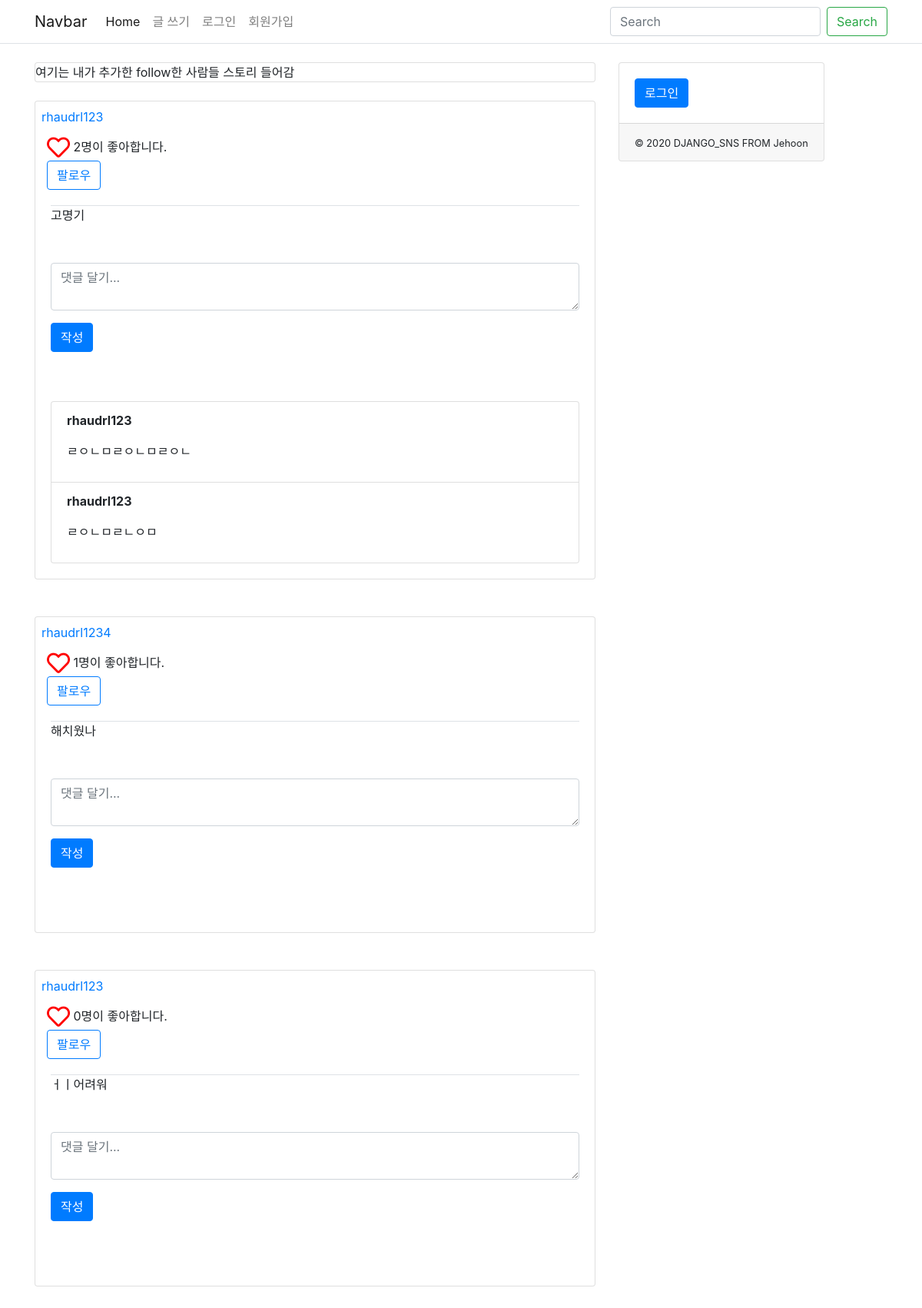
The page / on the database its author committed.
### posts/models.py (models this page shows)
class Post(models.Model):
    title = models.CharField(max_length=50, null=False)
    content = models.TextField()
    view_count = models.IntegerField(default=0)
    image = models.ImageField(upload_to="image/post")
    user = models.ForeignKey(User, on_delete = models.CASCADE)
    like_user_set = models.ManyToManyField(User, blank=True, related_name='like_user_set', through='Like')
    created_at = models.DateTimeField(auto_now_add=True)
    updated_at = models.DateTimeField(auto_now=True)
    @property
    def like_count(self):
        return self.like_user_set.count()

class Comment(models.Model):
    post = models.ForeignKey(Post, on_delete = models.CASCADE, related_name='comments')
    user = models.ForeignKey(User, on_delete = models.CASCADE)
    content = models.TextField()
    created_at = models.DateTimeField(auto_now_add=True)
    updated_at = models.DateTimeField(auto_now=True)

### django_sns/views.py (the view)
# urls.py: 2. Add a URL to urlpatterns:  path('', views.home, name='home')
def home(request):
    context = {
        'user': request.user,
        'posts': Post.objects.all(),
        'comments': Comment.objects.all()
    }
    return render(request, 'home.html', context)

### templates/home.html (shortened to what this page needs)
{% extends 'base.html' %}
{% block content %}
<div class="sns-container">
    <div class="row">
        <div class="col-8">
            <div class="card mt-4 mb-4">
                여기는 내가 추가한 follow한 사람들 스토리 들어감
            </div>
            {% for post in posts %}
                <div class="card mb-5 sns-card">
                    <div class="row pt-2 pr-2 pl-2 pb-2">
                        <div class="col">
                            <a href="{% url 'users:mypage' post.user.id %}">{{ post.user.username }}</a>
                        </div>
                    </div>
                    <div class="row">
                        <div class="col" style="margin-left:15px; margin-top: 5px;">
                            <span>
                                <a href="{% url 'posts:post_like' post.id %}" style="color: red;">
                                    {% if user in post.like_user_set.all %}
                                        <i class="fas fa-heart" style="font-size: 30px;"></i>
                                    {% else %}
                                        <i class="far fa-heart" style="font-size: 30px;"></i>
                                    {% endif %}
                                </a>
                            </span>
                            <span style="vertical-align: super;">{{ post.like_count }}명이 좋아합니다.</span>
                            <div class="follow-btn">
                                {% if user != post.user %}
                                    {% if user.profile in post.user.profile.followers.all %}
                                        <a href="{% url 'users:follow_toggle' post.user.id %}" class="btn btn-primary">팔로우 취소</a>
                                    {% else %}
                                        <a href="{% url 'users:follow_toggle' post.user.id %}" class="btn btn-outline-primary">팔로우</a>
                                    {% endif %}
                                {% endif %}
                            </div>
                        </div>
                    </div>
                    <div class="card-body">
                        <div class="comment-section border-top">
                        {{ post.content }}
                            <form action="{% url 'posts:create_comment' post.id %}" method="POST" style="margin-top: 50px;" class="create-comment-form">
                                <div class="form-group">
                                    <textarea class="form-control" name="content" placeholder="댓글 달기..." required></textarea>
                                </div>
                                <button type="submit" class="btn btn-primary comment-submit-button">작성</button>
                            </form><br>
                            {% if post.comments %}
                                <ul class="list-group" id="comments-list-{{ post.pk }}" style="margin-top: 40px;">
                                    {% for comment in post.comments.all %}
                                        {% include 'comments/_comment.html' with comment=comment user=user %}
                                    {% endfor %}
                                </ul>
                            {% endif %}
                        </div>
                    </div>
                </div>
            {% endfor %}
        </div>
        <div class="col-4">
            <div class="card mt-4 position-fixed">
                <div class="card-body">
                    {% if user.is_authenticated %}
                        <h5 class="card-title">{{ user.username }}님 환영합니다.</h5>
                        <a href="{% url 'users:mypage' user.id %}" class="btn btn-primary">마이페이지</a>
                    {% else %}
                        <a href="{% url 'account_login' %}" class="btn btn-primary">로그인</a>
                    {% endif %}
                </div>
                <div class="card-footer">
                    <small>
                    © 2020 DJANGO_SNS FROM Jehoon
                    </small>
                </div>
            </div>
        </div>
    </div>
</div>
{% endblock %}

### templates/base.html (shortened to what this page needs)
{% load static %}
<!doctype html>
<html lang="ko">
    <head>
        <link rel="stylesheet" href="https://stackpath.bootstrapcdn.com/bootstrap/4.5.2/css/bootstrap.min.css">
        <link rel="stylesheet" href="https://cdnjs.cloudflare.com/ajax/libs/font-awesome/5.8.2/css/all.min.css"/>
    </head>
    <body>
        {% include 'shared/_navbar.html' %}
        <div class="container">
            {% block content %}
            {% endblock %}
        </div>
    </body>
</html>

### templates/shared/_navbar.html (shortened to what this page needs)
<nav class="navbar navbar-expand-lg navbar-light border-bottom">
    <div class="container">
        <a class="navbar-brand" href="#">Navbar</a>
        <div class="collapse navbar-collapse" id="navbarSupportedContent">
            <ul class="navbar-nav mr-auto">
                <li class="nav-item active">
                    <a class="nav-link" href="/">Home <span class="sr-only">(current)</span></a>
                </li>
                <li class="nav-item">
                    <a class="nav-link" href="{% url 'posts:create' %}">글 쓰기</a>
                </li>
                {% if user.is_authenticated %}
                    <li class="nav-item">
                        <a class="nav-link" href="{% url 'account_logout' %}">로그아웃</a>
                    </li>
                    <li class="nav-item">
                        <a class="nav-link" href="{% url 'users:mypage' user.id %}">마이페이지</a>
                    </li>
                {% else %}
                    <li class="nav-item">
                        <a class="nav-link" href="{% url 'account_login' %}">로그인</a>
                    </li>
                    <li class="nav-item">
                        <a class="nav-link" href="{% url 'account_signup' %}">회원가입</a>
                    </li>
                {% endif %}
            </ul>
            <form class="form-inline my-2 my-lg-0">
                <input class="form-control mr-sm-2" type="search" placeholder="Search" aria-label="Search">
                <button class="btn btn-outline-success my-2 my-sm-0" type="submit">Search</button>
            </form>
        </div>
    </div>
</nav>

### posts/templates/comments/_comment.html (shortened to what this page needs)
<li class="list-group-item" id="comment-{{ comment.pk }}">
    <p>
        <b>{{ comment.user.username }}</b>
    </p>
    <p>{{ comment.content }}</p>
</li>

### rows shown on the page
Post: user.username "rhaudrl123", like_count "2", shows "팔로우", content "고명기"
Comment: user.username "rhaudrl123", content "ㄹㅇㄴㅁㄹㅇㄴㅁㄹㅇㄴ"
Comment: user.username "rhaudrl123", content "ㄹㅇㄴㅁㄹㄴㅇㅁ"
Post: user.username "rhaudrl1234", like_count "1", shows "팔로우", content "해치웠나"
Post: user.username "rhaudrl123", like_count "0", shows "팔로우", content "ㅓㅣ어려워"
